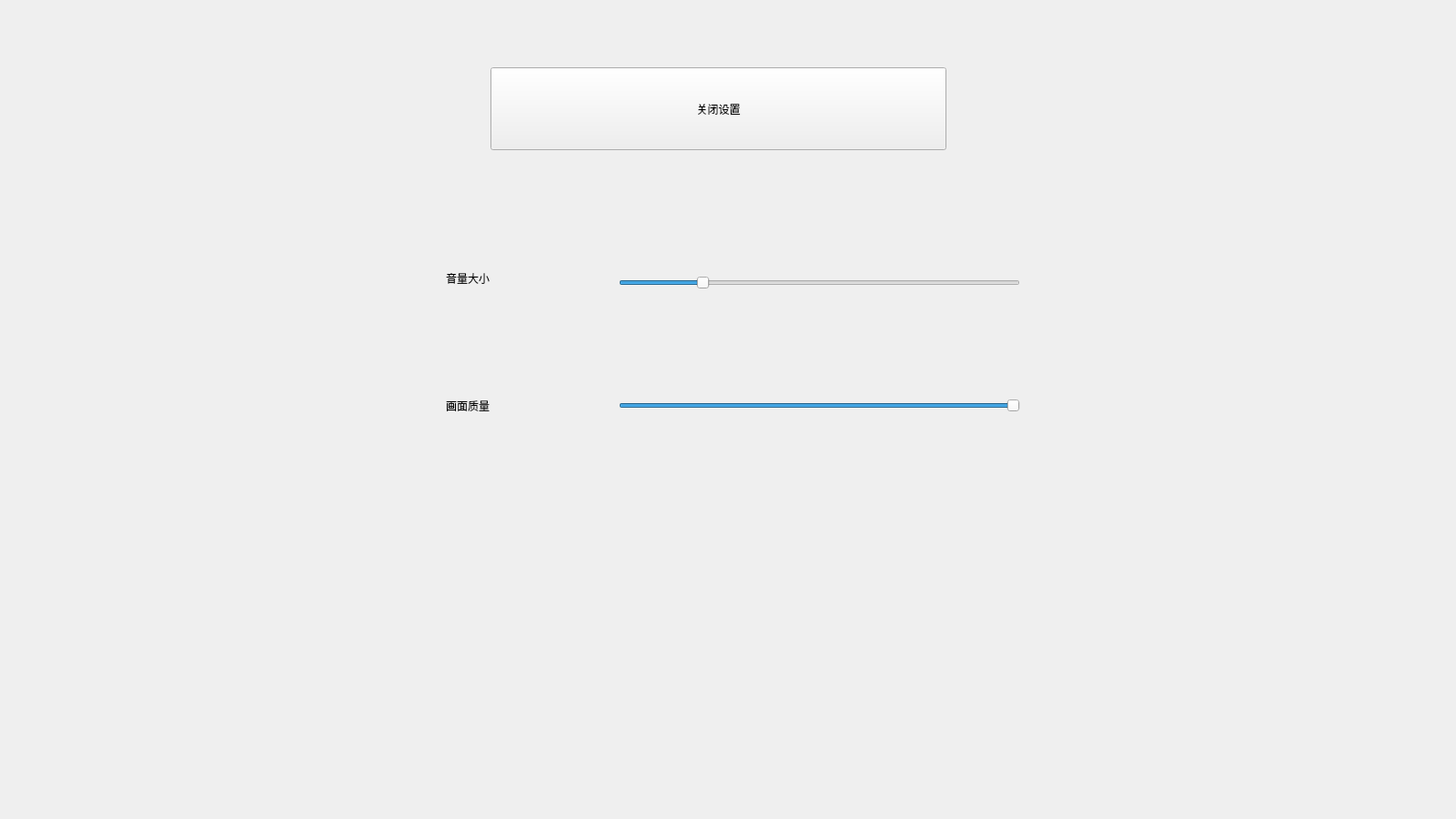
<?xml version="1.0" encoding="UTF-8"?>
<ui version="4.0">
 <class>Setting</class>
 <widget class="QWidget" name="Setting">
  <property name="geometry">
   <rect>
    <x>0</x>
    <y>0</y>
    <width>1600</width>
    <height>900</height>
   </rect>
  </property>
  <property name="windowTitle">
   <string>Form</string>
  </property>
  <widget class="QPushButton" name="btn_backToLogin">
   <property name="geometry">
    <rect>
     <x>539</x>
     <y>74</y>
     <width>501</width>
     <height>91</height>
    </rect>
   </property>
   <property name="text">
    <string>关闭设置</string>
   </property>
  </widget>
  <widget class="QSlider" name="sli_MusicLevel">
   <property name="geometry">
    <rect>
     <x>680</x>
     <y>270</y>
     <width>441</width>
     <height>81</height>
    </rect>
   </property>
   <property name="cursor">
    <cursorShape>OpenHandCursor</cursorShape>
   </property>
   <property name="minimum">
    <number>0</number>
   </property>
   <property name="maximum">
    <number>100</number>
   </property>
   <property name="singleStep">
    <number>20</number>
   </property>
   <property name="pageStep">
    <number>20</number>
   </property>
   <property name="value">
    <number>20</number>
   </property>
   <property name="orientation">
    <enum>Qt::Horizontal</enum>
   </property>
  </widget>
  <widget class="QLabel" name="lbl_MusicLevel">
   <property name="geometry">
    <rect>
     <x>490</x>
     <y>270</y>
     <width>161</width>
     <height>71</height>
    </rect>
   </property>
   <property name="text">
    <string>音量大小</string>
   </property>
  </widget>
  <widget class="QLabel" name="lbl_picQuality">
   <property name="geometry">
    <rect>
     <x>490</x>
     <y>410</y>
     <width>131</width>
     <height>71</height>
    </rect>
   </property>
   <property name="text">
    <string>画面质量</string>
   </property>
  </widget>
  <widget class="QSlider" name="sli_picQuality">
   <property name="geometry">
    <rect>
     <x>680</x>
     <y>410</y>
     <width>441</width>
     <height>71</height>
    </rect>
   </property>
   <property name="maximum">
    <number>3</number>
   </property>
   <property name="value">
    <number>3</number>
   </property>
   <property name="orientation">
    <enum>Qt::Horizontal</enum>
   </property>
  </widget>
 </widget>
 <resources/>
 <connections/>
</ui>
